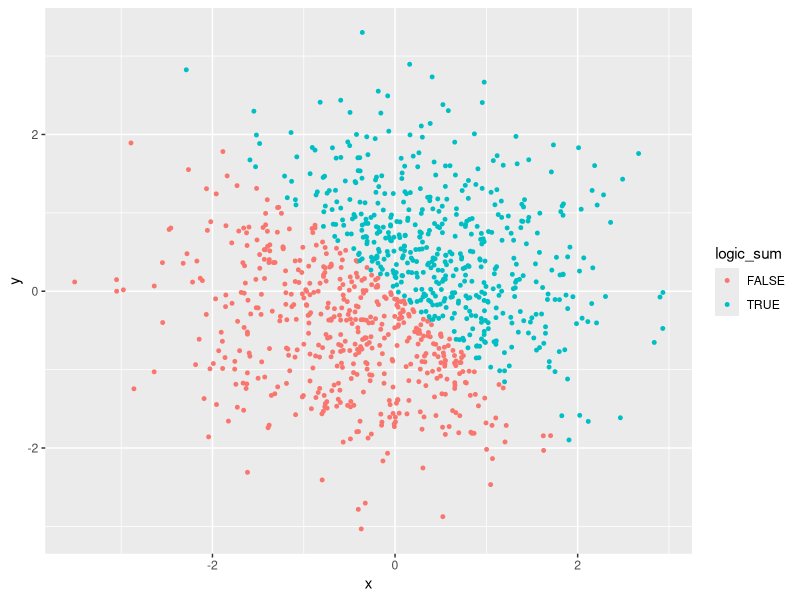
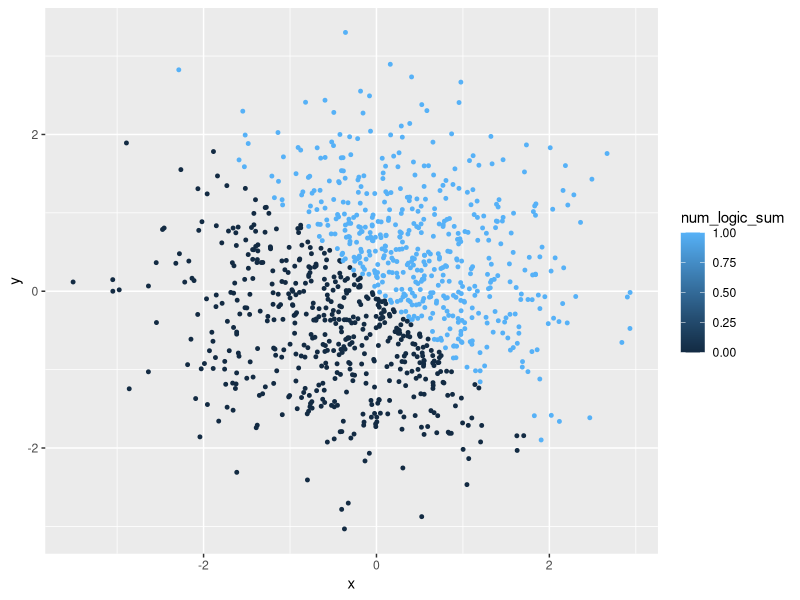
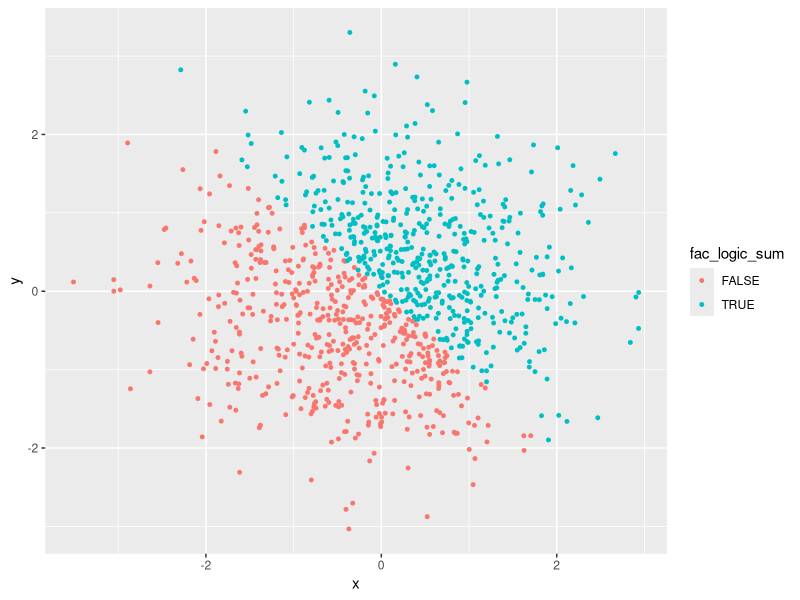

Write the R code that produced these figures, in order.
## ---- chunk 1
#Load tidyverse package
library(tidyverse)
## ---- chunk 2
#set seed to ensure reproducibility 
set.seed(5)

#create four variable types
vec_num = runif(10, 0, 5)
vec_log = vec_num > 2
vec_char = c("there", "is", "an", "alien", "hiding", "behind", "the", "black", "berry", "tree")
vec_fac = factor(c("alien", "platypus", "alien", "platypus", "alien", "platypus", "platypus", "platypus", "platypus", "platypus"))
## ---- chunk 3
#create data frame
prob1_df = tibble(vec_num, vec_log, vec_char, vec_fac)
## ---- chunk 4
#take the mean of numeric vector
mean(vec_num)

#take the mean of logical vector
mean(vec_log)

#take the mean of charactor vector
mean(vec_char)

#take the mean of factor vector
mean(vec_fac)
## ---- chunk 5
#attempt to convert variables to numeric class 
num_vec_log = as.numeric(vec_log)
num_vec_char = as.numeric(vec_char)
num_vec_fac = as.numeric(vec_fac)
## ---- chunk 6
char_fac_num = as.numeric(as.factor(vec_char))
fac_char_num = as.numeric(as.character(vec_fac))
## ---- chunk 7
#set seed for reproducibility
set.seed(50)

#create vectors for dataframe
x = rnorm(1000)
y = rnorm(1000)
logic_sum = x + y > 0
num_logic_sum = as.numeric(logic_sum)
fac_logic_sum = as.factor(logic_sum)

#bind vectors in dataframe
prob2_df = tibble(x, y, logic_sum, num_logic_sum, fac_logic_sum)
## ---- chunk 8
#create visualizations with logical, numeric, and factor vectors
plot_logic_sum = ggplot(prob2_df, aes(x = x, y = y, color = logic_sum)) + geom_point(size = 1)
plot_num_logic = ggplot(prob2_df, aes(x = x, y = y, color = num_logic_sum)) + geom_point(size = 1)
plot_fac_logic = ggplot(prob2_df, aes(x = x, y = y, color = fac_logic_sum)) + geom_point(size = 1)

#save plot to project directory 
ggsave("plot_logic_sum.png", plot = plot_logic_sum)
ggsave("plot_num_logic.png", plot = plot_num_logic)
ggsave("plot_fac_logic.png", plot = plot_fac_logic)
